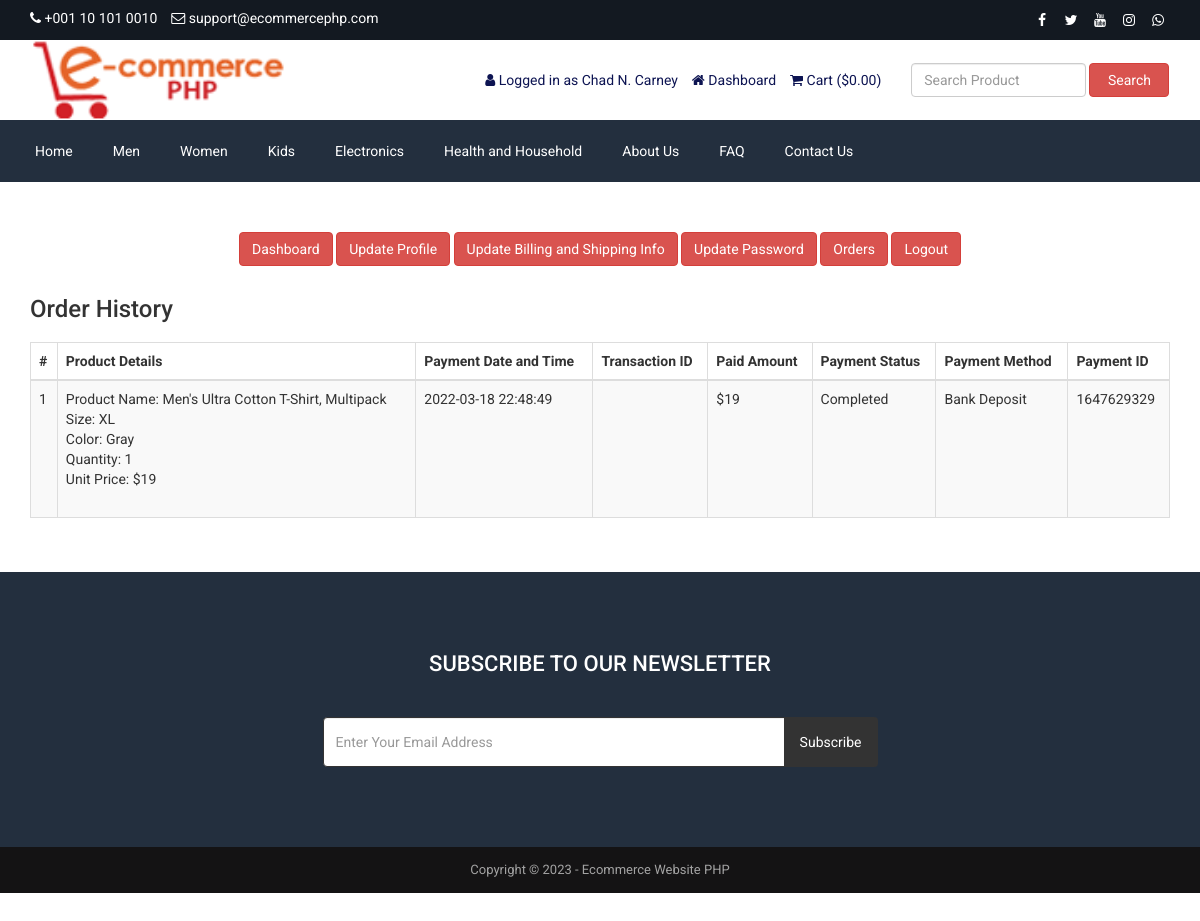
/customer-order.php (signed in), run on the app's committed database.
### tables this page shows
CREATE TABLE `tbl_settings` (
  `id` int(11) NOT NULL,
  `logo` varchar(255) NOT NULL,
  `favicon` varchar(255) NOT NULL,
  `footer_about` text NOT NULL,
  `footer_copyright` text NOT NULL,
  `contact_address` text NOT NULL,
  `contact_email` varchar(255) NOT NULL,
  `contact_phone` varchar(255) NOT NULL,
  `contact_fax` varchar(255) NOT NULL,
  `contact_map_iframe` text NOT NULL,
  `receive_email` varchar(255) NOT NULL,
  `receive_email_subject` varchar(255) NOT NULL,
  `receive_email_thank_you_message` text NOT NULL,
  `forget_password_message` text NOT NULL,
  `total_recent_post_footer` int(10) NOT NULL,
  `total_popular_post_footer` int(10) NOT NULL,
  `total_recent_post_sidebar` int(11) NOT NULL,
  `total_popular_post_sidebar` int(11) NOT NULL,
  `total_featured_product_home` int(11) NOT NULL,
  `total_latest_product_home` int(11) NOT NULL,
  `total_popular_product_home` int(11) NOT NULL,
  `meta_title_home` text NOT NULL,
  `meta_keyword_home` text NOT NULL,
  `meta_description_home` text NOT NULL,
  `banner_login` varchar(255) NOT NULL,
  `banner_registration` varchar(255) NOT NULL,
  `banner_forget_password` varchar(255) NOT NULL,
  `banner_reset_password` varchar(255) NOT NULL,
  `banner_search` varchar(255) NOT NULL,
  `banner_cart` varchar(255) NOT NULL,
  `banner_checkout` varchar(255) NOT NULL,
  `banner_product_category` varchar(255) NOT NULL,
  `banner_blog` varchar(255) NOT NULL,
  `cta_title` varchar(255) NOT NULL,
  `cta_content` text NOT NULL,
  `cta_read_more_text` varchar(255) NOT NULL,
  `cta_read_more_url` varchar(255) NOT NULL,
  `cta_photo` varchar(255) NOT NULL,
  `featured_product_title` varchar(255) NOT NULL,
  `featured_product_subtitle` varchar(255) NOT NULL,
  `latest_product_title` varchar(255) NOT NULL,
  `latest_product_subtitle` varchar(255) NOT NULL,
  `popular_product_title` varchar(255) NOT NULL,
  `popular_product_subtitle` varchar(255) NOT NULL,
  `testimonial_title` varchar(255) NOT NULL,
  `testimonial_subtitle` varchar(255) NOT NULL,
  `testimonial_photo` varchar(255) NOT NULL,
  `blog_title` varchar(255) NOT NULL,
  `blog_subtitle` varchar(255) NOT NULL,
  `newsletter_text` text NOT NULL,
  `paypal_email` varchar(255) NOT NULL,
  `stripe_public_key` varchar(255) NOT NULL,
  `stripe_secret_key` varchar(255) NOT NULL,
  `bank_detail` text NOT NULL,
  `before_head` text NOT NULL,
  `after_body` text NOT NULL,
  `before_body` text NOT NULL,
  `home_service_on_off` int(11) NOT NULL,
  `home_welcome_on_off` int(11) NOT NULL,
  `home_featured_product_on_off` int(11) NOT NULL,
  `home_latest_product_on_off` int(11) NOT NULL,
  `home_popular_product_on_off` int(11) NOT NULL,
  `home_testimonial_on_off` int(11) NOT NULL,
  `home_blog_on_off` int(11) NOT NULL,
  `newsletter_on_off` int(11) NOT NULL,
  `ads_above_welcome_on_off` int(1) NOT NULL,
  `ads_above_featured_product_on_off` int(1) NOT NULL,
  `ads_above_latest_product_on_off` int(1) NOT NULL,
  `ads_above_popular_product_on_off` int(1) NOT NULL,
  `ads_above_testimonial_on_off` int(1) NOT NULL,
  `ads_category_sidebar_on_off` int(1) NOT NULL
);

CREATE TABLE `tbl_social` (
  `social_id` int(11) NOT NULL,
  `social_name` varchar(30) NOT NULL,
  `social_url` varchar(255) NOT NULL,
  `social_icon` varchar(30) NOT NULL
);

CREATE TABLE `tbl_top_category` (
  `tcat_id` int(11) NOT NULL,
  `tcat_name` varchar(255) NOT NULL,
  `show_on_menu` int(1) NOT NULL
);

CREATE TABLE `tbl_page` (
  `id` int(11) NOT NULL,
  `about_title` varchar(255) NOT NULL,
  `about_content` text NOT NULL,
  `about_banner` varchar(255) NOT NULL,
  `about_meta_title` varchar(255) NOT NULL,
  `about_meta_keyword` text NOT NULL,
  `about_meta_description` text NOT NULL,
  `faq_title` varchar(255) NOT NULL,
  `faq_banner` varchar(255) NOT NULL,
  `faq_meta_title` varchar(255) NOT NULL,
  `faq_meta_keyword` text NOT NULL,
  `faq_meta_description` text NOT NULL,
  `blog_title` varchar(255) NOT NULL,
  `blog_banner` varchar(255) NOT NULL,
  `blog_meta_title` varchar(255) NOT NULL,
  `blog_meta_keyword` text NOT NULL,
  `blog_meta_description` text NOT NULL,
  `contact_title` varchar(255) NOT NULL,
  `contact_banner` varchar(255) NOT NULL,
  `contact_meta_title` varchar(255) NOT NULL,
  `contact_meta_keyword` text NOT NULL,
  `contact_meta_description` text NOT NULL,
  `pgallery_title` varchar(255) NOT NULL,
  `pgallery_banner` varchar(255) NOT NULL,
  `pgallery_meta_title` varchar(255) NOT NULL,
  `pgallery_meta_keyword` text NOT NULL,
  `pgallery_meta_description` text NOT NULL,
  `vgallery_title` varchar(255) NOT NULL,
  `vgallery_banner` varchar(255) NOT NULL,
  `vgallery_meta_title` varchar(255) NOT NULL,
  `vgallery_meta_keyword` text NOT NULL,
  `vgallery_meta_description` text NOT NULL
);

CREATE TABLE `tbl_payment` (
  `id` int(11) NOT NULL,
  `customer_id` int(11) NOT NULL,
  `customer_name` varchar(255) NOT NULL,
  `customer_email` varchar(255) NOT NULL,
  `payment_date` varchar(50) NOT NULL,
  `txnid` varchar(255) NOT NULL,
  `paid_amount` int(11) NOT NULL,
  `card_number` varchar(50) NOT NULL,
  `card_cvv` varchar(10) NOT NULL,
  `card_month` varchar(10) NOT NULL,
  `card_year` varchar(10) NOT NULL,
  `bank_transaction_info` text NOT NULL,
  `payment_method` varchar(20) NOT NULL,
  `payment_status` varchar(25) NOT NULL,
  `shipping_status` varchar(20) NOT NULL,
  `payment_id` varchar(255) NOT NULL
);

CREATE TABLE `tbl_order` (
  `id` int(11) NOT NULL,
  `product_id` int(11) NOT NULL,
  `product_name` varchar(255) NOT NULL,
  `size` varchar(100) NOT NULL,
  `color` varchar(100) NOT NULL,
  `quantity` varchar(50) NOT NULL,
  `unit_price` varchar(50) NOT NULL,
  `payment_id` varchar(255) NOT NULL
);

### customer-order.php (the view, shortened to what this page needs)
<?php require_once('header.php'); ?>
<div class="page">
    <div class="container">
        <div class="row">
            <div class="col-md-12">
                <?php require_once('customer-sidebar.php'); ?>
            </div>
            <div class="col-md-12">
                <div class="user-content">
                    <h3><?php echo LANG_VALUE_25; ?></h3>
                    <div class="table-responsive">
                        <table class="table table-bordered table-striped table-hover">
                            <thead>
                                <tr>
                                    <th><?php echo '#' ?></th>
                                    <th><?php echo LANG_VALUE_48; ?></th>
                                    <th><?php echo LANG_VALUE_27; ?></th>
                                    <th><?php echo LANG_VALUE_28; ?></th>
                                    <th><?php echo LANG_VALUE_29; ?></th>
                                    <th><?php echo LANG_VALUE_30; ?></th>
                                    <th><?php echo LANG_VALUE_31; ?></th>
                                    <th><?php echo LANG_VALUE_32; ?></th>
                                </tr>
                            </thead>
                            <tbody>
            <?php
            $limit = 10;
            $page = @$_GET['page'];
            if($page)
                $start = ($page - 1) * $limit;
            else
                $start = 0;
            $statement = $pdo->prepare("SELECT * FROM tbl_payment WHERE customer_email=? ORDER BY id DESC LIMIT $start, $limit");
            $statement->execute(array($_SESSION['customer']['cust_email']));
            $result = $statement->fetchAll(PDO::FETCH_ASSOC);
            if ($page == 0) $page = 1;
            ?>
                                <?php
                                $tip = $page*10-10;
                                foreach ($result as $row) {
                                    $tip++;
                                    ?>
                                    <tr>
                                        <td><?php echo $tip; ?></td>
                                        <td>
                                            <?php
                                            $statement1 = $pdo->prepare("SELECT * FROM tbl_order WHERE payment_id=?");
                                            $statement1->execute(array($row['payment_id']));
                                            $result1 = $statement1->fetchAll(PDO::FETCH_ASSOC);
                                            foreach ($result1 as $row1) {
                                                echo 'Product Name: '.$row1['product_name'];
                                                echo '<br>Size: '.$row1['size'];
                                                echo '<br>Color: '.$row1['color'];
                                                echo '<br>Quantity: '.$row1['quantity'];
                                                echo '<br>Unit Price: $'.$row1['unit_price'];
                                                echo '<br><br>';
                                            }
                                            ?>
                                        </td>
                                        <td><?php echo $row['payment_date']; ?></td>
                                        <td><?php echo $row['txnid']; ?></td>
                                        <td><?php echo '$'.$row['paid_amount']; ?></td>
                                        <td><?php echo $row['payment_status']; ?></td>
                                        <td><?php echo $row['payment_method']; ?></td>
                                        <td><?php echo $row['payment_id']; ?></td>
                                    </tr>
                                    <?php
                                }
                                ?>
                            </tbody>
                        </table>
                        <div class="pagination" style="overflow: hidden;">
                    </div>
                </div>
            </div>
        </div>
    </div>
</div>
<?php require_once('footer.php'); ?>

### header.php (shortened to what this page needs)
<?php
include("admin/inc/config.php");
$statement = $pdo->prepare("SELECT * FROM tbl_settings WHERE id=1");
$statement->execute();
$result = $statement->fetchAll(PDO::FETCH_ASSOC);
foreach ($result as $row)
{
	$logo = $row['logo'];
	$contact_email = $row['contact_email'];
	$contact_phone = $row['contact_phone'];
}
?>
<!DOCTYPE html>
<html lang="en">
<head>
	<link rel="stylesheet" href="assets/css/bootstrap.min.css">
	<link rel="stylesheet" href="assets/css/font-awesome.min.css">
	<link rel="stylesheet" href="assets/css/owl.carousel.min.css">
	<link rel="stylesheet" href="assets/css/owl.theme.default.min.css">
	<link rel="stylesheet" href="assets/css/jquery.bxslider.min.css">
    <link rel="stylesheet" href="assets/css/magnific-popup.css">
    <link rel="stylesheet" href="assets/css/rating.css">
	<link rel="stylesheet" href="assets/css/spacing.css">
	<link rel="stylesheet" href="assets/css/bootstrap-touch-slider.css">
	<link rel="stylesheet" href="assets/css/animate.min.css">
	<link rel="stylesheet" href="assets/css/tree-menu.css">
	<link rel="stylesheet" href="assets/css/select2.min.css">
	<link rel="stylesheet" href="assets/css/main.css">
	<link rel="stylesheet" href="assets/css/responsive.css">
	<?php
	$statement = $pdo->prepare("SELECT * FROM tbl_page WHERE id=1");
	$statement->execute();
	$result = $statement->fetchAll(PDO::FETCH_ASSOC);
		?>
</head>
<body>
<div class="top">
	<div class="container">
		<div class="row">
			<div class="col-md-6 col-sm-6 col-xs-12">
				<div class="left">
					<ul>
						<li><i class="fa fa-phone"></i> <?php echo $contact_phone; ?></li>
						<li><i class="fa fa-envelope-o"></i> <?php echo $contact_email; ?></li>
					</ul>
				</div>
			</div>
			<div class="col-md-6 col-sm-6 col-xs-12">
				<div class="right">
					<ul>
						<?php
						$statement = $pdo->prepare("SELECT * FROM tbl_social");
						$statement->execute();
						$result = $statement->fetchAll(PDO::FETCH_ASSOC);
						foreach ($result as $row) {
							?>
							<?php if($row['social_url'] != ''): ?>
							<li><a href="<?php echo $row['social_url']; ?>"><i class="<?php echo $row['social_icon']; ?>"></i></a></li>
							<?php endif; ?>
							<?php
						}
						?>
					</ul>
				</div>
			</div>
		</div>
	</div>
</div>
<div class="header">
	<div class="container">
		<div class="row inner">
			<div class="col-md-4 logo">
				<a href="index.php"><img src="assets/uploads/<?php echo $logo; ?>" alt="logo image"></a>
			</div>
			<div class="col-md-5 right">
				<ul>
					<?php
					if(isset($_SESSION['customer'])) {
						?>
						<li><i class="fa fa-user"></i> <?php echo LANG_VALUE_13; ?> <?php echo $_SESSION['customer']['cust_name']; ?></li>
						<li><a href="dashboard.php"><i class="fa fa-home"></i> <?php echo LANG_VALUE_89; ?></a></li>
						<?php
					} else {
						?>
						<li><a href="login.php"><i class="fa fa-sign-in"></i> <?php echo LANG_VALUE_9; ?></a></li>
						<li><a href="registration.php"><i class="fa fa-user-plus"></i> <?php echo LANG_VALUE_15; ?></a></li>
						<?php
					}
					?>
					<li><a href="cart.php"><i class="fa fa-shopping-cart"></i> <?php echo LANG_VALUE_18; ?> (<?php echo LANG_VALUE_1; ?><?php
					if(isset($_SESSION['cart_p_id'])) {
						$table_total_price = 0;
						$i=0;
	                    foreach($_SESSION['cart_p_qty'] as $key => $value)
	                    {
	                        $i++;
	                        $arr_cart_p_qty[$i] = $value;
	                    }                    $i=0;
	                    foreach($_SESSION['cart_p_current_price'] as $key => $value)
	                    {
	                        $i++;
	                        $arr_cart_p_current_price[$i] = $value;
	                    }
	                    for($i=1;$i<=count($arr_cart_p_qty);$i++) {
	                    	$row_total_price = $arr_cart_p_current_price[$i]*$arr_cart_p_qty[$i];
	                        $table_total_price = $table_total_price + $row_total_price;
	                    }
						echo $table_total_price;
					} else {
						echo '0.00';
					}
					?>)</a></li>
				</ul>
			</div>
			<div class="col-md-3 search-area">
				<form class="navbar-form navbar-left" role="search" action="search-result.php" method="get">
					<div class="form-group">
						<input type="text" class="form-control search-top" placeholder="<?php echo LANG_VALUE_2; ?>" name="search_text">
					</div>
					<button type="submit" class="btn btn-danger"><?php echo LANG_VALUE_3; ?></button>
				</form>
			</div>
		</div>
	</div>
</div>
<div class="nav">
	<div class="container">
		<div class="row">
			<div class="col-md-12 pl_0 pr_0">
				<div class="menu-container">
					<div class="menu">
						<ul>
							<li><a href="index.php">Home</a></li>
							<?php
							$statement = $pdo->prepare("SELECT * FROM tbl_top_category WHERE show_on_menu=1");
							$statement->execute();
							$result = $statement->fetchAll(PDO::FETCH_ASSOC);
							foreach ($result as $row) {
								?>
								<li><a href="product-category.php?id=<?php echo $row['tcat_id']; ?>&type=top-category"><?php echo $row['tcat_name']; ?></a>
								</li>
								<?php
							}
							?>
							<?php
							$statement = $pdo->prepare("SELECT * FROM tbl_page WHERE id=1");
							$statement->execute();
							$result = $statement->fetchAll(PDO::FETCH_ASSOC);
							foreach ($result as $row) {
								$about_title = $row['about_title'];
								$faq_title = $row['faq_title'];
								$contact_title = $row['contact_title'];
							}
							?>
							<li><a href="about.php"><?php echo $about_title; ?></a></li>
							<li><a href="faq.php"><?php echo $faq_title; ?></a></li>
							<li><a href="contact.php"><?php echo $contact_title; ?></a></li>
						</ul>
					</div>
				</div>
			</div>
		</div>
	</div>
</div>

### footer.php (shortened to what this page needs)
<?php
$statement = $pdo->prepare("SELECT * FROM tbl_settings WHERE id=1");
$statement->execute();
$result = $statement->fetchAll(PDO::FETCH_ASSOC);
foreach ($result as $row)
{
	$footer_copyright = $row['footer_copyright'];
    $newsletter_on_off = $row['newsletter_on_off'];
}
?>
<?php if($newsletter_on_off == 1): ?>
<section class="home-newsletter">
	<div class="container">
		<div class="row">
			<div class="col-md-6 col-md-offset-3">
				<div class="single">
				<form action="" method="post">
					<h2><?php echo LANG_VALUE_93; ?></h2>
					<div class="input-group">
			        	<input type="email" class="form-control" placeholder="<?php echo LANG_VALUE_95; ?>" name="email_subscribe">
			         	<span class="input-group-btn">
			         	<button class="btn btn-theme" type="submit" name="form_subscribe"><?php echo LANG_VALUE_92; ?></button>
			         	</span>
			        </div>
				</div>
			</div>
		</div>
	</div>
</section>
<?php endif; ?>
<div class="footer-bottom">
	<div class="container">
		<div class="row">
			<div class="col-md-12 copyright">
				<?php echo $footer_copyright; ?>
			</div>
		</div>
	</div>
</div>
</body>
</html>

### data on the page
tbl_settings: contact_phone "+001 10 101 0010", contact_email "support@ecommercephp.com", logo (picture), footer_copyright "Copyright © 2023 - Ecommerce Website PHP"
tbl_top_category: tcat_name "Men"
tbl_top_category: tcat_name "Women"
tbl_top_category: tcat_name "Kids"
tbl_top_category: tcat_name "Electronics"
tbl_top_category: tcat_name "Health and Household"
tbl_page: about_title "About Us", faq_title "FAQ", contact_title "Contact Us"
tbl_payment: payment_date "2022-03-18 22:48:49", paid_amount "19", payment_status "Completed", payment_method "Bank Deposit", payment "1647629329"
tbl_order: product_name "Men's Ultra Cotton T-Shirt, Multipack", size "XL", color "Gray", quantity "1", unit_price "19"

### other printed values
LANG_VALUE_13 "Logged in as"
$_SESSION['customer']['cust_name'] "Chad N. Carney"
LANG_VALUE_89 "Dashboard"
LANG_VALUE_18 "Cart"
LANG_VALUE_1 "$"
LANG_VALUE_3 "Search"
LANG_VALUE_117 "Update Profile"
LANG_VALUE_88 "Update Billing and Shipping Info"
LANG_VALUE_99 "Update Password"
LANG_VALUE_24 "Orders"
LANG_VALUE_14 "Logout"
LANG_VALUE_25 "Order History"
LANG_VALUE_48 "Product Details"
LANG_VALUE_27 "Payment Date and Time"
LANG_VALUE_28 "Transaction ID"
